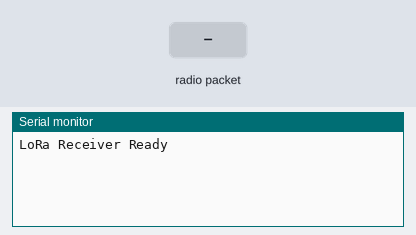
This sketch was run on a simulated ESP32. On the bench: the last lines printed to the serial monitor. The test bench sets the inputs (shaded band). No radio packets arrive unless stated.

Above: at 1.2 s.
1.3 s: radio packet "Suhu=" arrives
At 2.2 s:
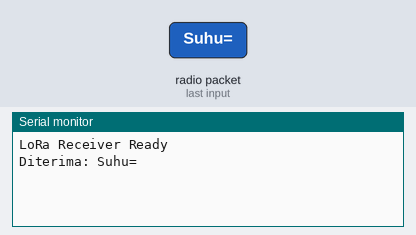
2.8 s: radio packet ";PPM=" arrives
At 3.3 s:
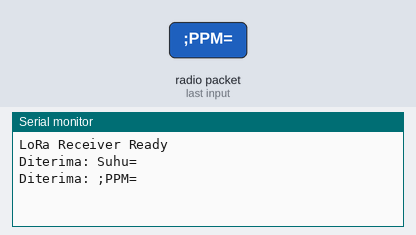
4.3 s: radio packet ";Api=" arrives
At 5.5 s:
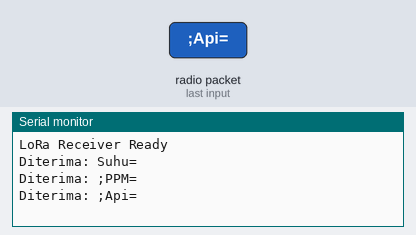
5.8 s: radio packet "1" arrives
At 6.8 s:
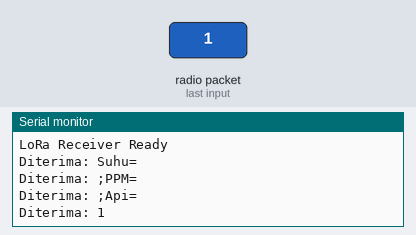

Measured:
- after the input at 1.3 s, the serial monitor: prints a new line at once (image 1)
- after the input at 2.8 s, the serial monitor: prints a new line at once (image 2)
- after the input at 4.3 s, the serial monitor: prints a new line at once (image 3)
- after the input at 5.8 s, the serial monitor: prints a new line at once (image 4)

The sketch:

receiver.ino
```cpp
#include <SPI.h>
#include <LoRa.h>

#define SS      5
#define RST     14
#define DIO0    27
#define LED_PIN 4
#define BUZZER_PIN 26

void setup() {
  Serial.begin(115200);
  while (!Serial);

  LoRa.setPins(SS, RST, DIO0);

  if (!LoRa.begin(433E6)) {
    Serial.println("LoRa init failed!");
    while (true);
  }

  Serial.println("LoRa Receiver Ready");
}

void loop() {
  int packetSize = LoRa.parsePacket();
  if (packetSize) {
    String data = "";

    while (LoRa.available()) {
      data += (char)LoRa.read();
    }

    Serial.println("Diterima: " + data);

    // Parsing opsional (kalau mau langsung ditindaklanjuti nanti)
    int suhuIdx = data.indexOf("Suhu=");
    int ppmIdx = data.indexOf(";PPM=");
    int flameIdx = data.indexOf(";Api=");

    if (suhuIdx != -1 && ppmIdx != -1 && flameIdx != -1) {
      float suhu = data.substring(suhuIdx + 5, ppmIdx).toFloat();
      float ppm = data.substring(ppmIdx + 5, flameIdx).toFloat();
      int flame = data.substring(flameIdx + 5).toInt();

      Serial.print("Suhu: ");
      Serial.println(suhu);
      Serial.print("PPM: ");
      Serial.println(ppm);
      Serial.print("Api: ");
      Serial.println(flame);
      if (suhu > 50 || ppm > 300 || flame == 1) {
        digitalWrite(LED_PIN, HIGH);
        digitalWrite(BUZZER_PIN, HIGH);
      } else {
        digitalWrite(LED_PIN, LOW);
        digitalWrite(BUZZER_PIN, LOW);
      }
    }
  }
}
```
